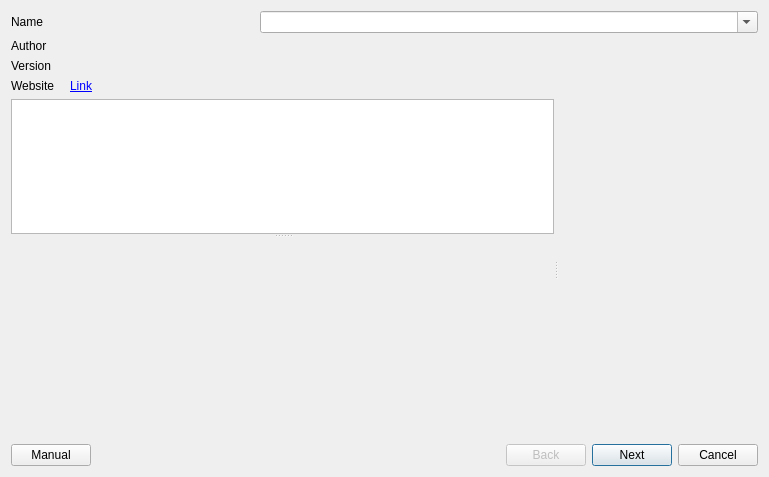
<?xml version="1.0" encoding="UTF-8"?>
<ui version="4.0">
 <class>FomodInstallerDialog</class>
 <widget class="QDialog" name="FomodInstallerDialog">
  <property name="geometry">
   <rect>
    <x>0</x>
    <y>0</y>
    <width>769</width>
    <height>477</height>
   </rect>
  </property>
  <property name="windowTitle">
   <string>FOMOD Installer</string>
  </property>
  <layout class="QVBoxLayout" name="verticalLayout" stretch="0,0,0,0">
   <item>
    <layout class="QHBoxLayout" name="horizontalLayout_2" stretch="1,2">
     <property name="spacing">
      <number>0</number>
     </property>
     <item>
      <widget class="QLabel" name="label">
       <property name="text">
        <string>Name</string>
       </property>
      </widget>
     </item>
     <item>
      <widget class="QComboBox" name="nameCombo">
       <property name="sizePolicy">
        <sizepolicy hsizetype="Minimum" vsizetype="Fixed">
         <horstretch>0</horstretch>
         <verstretch>0</verstretch>
        </sizepolicy>
       </property>
       <property name="editable">
        <bool>true</bool>
       </property>
      </widget>
     </item>
    </layout>
   </item>
   <item>
    <layout class="QFormLayout" name="formLayout">
     <property name="fieldGrowthPolicy">
      <enum>QFormLayout::AllNonFixedFieldsGrow</enum>
     </property>
     <property name="horizontalSpacing">
      <number>15</number>
     </property>
     <item row="0" column="0">
      <widget class="QLabel" name="label_3">
       <property name="text">
        <string>Author</string>
       </property>
      </widget>
     </item>
     <item row="1" column="0">
      <widget class="QLabel" name="label_4">
       <property name="text">
        <string>Version</string>
       </property>
      </widget>
     </item>
     <item row="1" column="1">
      <widget class="QLabel" name="versionLabel">
       <property name="text">
        <string/>
       </property>
      </widget>
     </item>
     <item row="2" column="0">
      <widget class="QLabel" name="label_2">
       <property name="text">
        <string>Website</string>
       </property>
      </widget>
     </item>
     <item row="2" column="1">
      <widget class="QLabel" name="websiteLabel">
       <property name="text">
        <string>&lt;a href=&quot;#&quot;&gt;Link&lt;/a&gt;</string>
       </property>
      </widget>
     </item>
     <item row="0" column="1">
      <widget class="QLabel" name="authorLabel">
       <property name="text">
        <string/>
       </property>
      </widget>
     </item>
    </layout>
   </item>
   <item>
    <widget class="QSplitter" name="splitter_2">
     <property name="sizePolicy">
      <sizepolicy hsizetype="Expanding" vsizetype="Expanding">
       <horstretch>0</horstretch>
       <verstretch>0</verstretch>
      </sizepolicy>
     </property>
     <property name="orientation">
      <enum>Qt::Horizontal</enum>
     </property>
     <property name="childrenCollapsible">
      <bool>false</bool>
     </property>
     <widget class="QSplitter" name="splitter">
      <property name="orientation">
       <enum>Qt::Vertical</enum>
      </property>
      <property name="childrenCollapsible">
       <bool>false</bool>
      </property>
      <widget class="QTextEdit" name="descriptionText">
       <property name="sizePolicy">
        <sizepolicy hsizetype="Preferred" vsizetype="Preferred">
         <horstretch>0</horstretch>
         <verstretch>0</verstretch>
        </sizepolicy>
       </property>
       <property name="minimumSize">
        <size>
         <width>0</width>
         <height>100</height>
        </size>
       </property>
       <property name="readOnly">
        <bool>true</bool>
       </property>
      </widget>
      <widget class="ScaleLabel" name="screenshotLabel">
       <property name="sizePolicy">
        <sizepolicy hsizetype="Minimum" vsizetype="Minimum">
         <horstretch>0</horstretch>
         <verstretch>0</verstretch>
        </sizepolicy>
       </property>
       <property name="minimumSize">
        <size>
         <width>320</width>
         <height>200</height>
        </size>
       </property>
       <property name="text">
        <string/>
       </property>
      </widget>
     </widget>
     <widget class="QStackedWidget" name="stepsStack">
      <property name="minimumSize">
       <size>
        <width>200</width>
        <height>0</height>
       </size>
      </property>
      <property name="currentIndex">
       <number>-1</number>
      </property>
     </widget>
    </widget>
   </item>
   <item>
    <layout class="QHBoxLayout" name="horizontalLayout_3">
     <item>
      <widget class="QPushButton" name="manualBtn">
       <property name="text">
        <string>Manual</string>
       </property>
       <property name="autoDefault">
        <bool>false</bool>
       </property>
      </widget>
     </item>
     <item>
      <spacer name="horizontalSpacer">
       <property name="orientation">
        <enum>Qt::Horizontal</enum>
       </property>
       <property name="sizeHint" stdset="0">
        <size>
         <width>40</width>
         <height>20</height>
        </size>
       </property>
      </spacer>
     </item>
     <item>
      <widget class="QPushButton" name="prevBtn">
       <property name="enabled">
        <bool>false</bool>
       </property>
       <property name="text">
        <string>Back</string>
       </property>
       <property name="autoDefault">
        <bool>false</bool>
       </property>
      </widget>
     </item>
     <item>
      <widget class="QPushButton" name="nextBtn">
       <property name="text">
        <string>Next</string>
       </property>
      </widget>
     </item>
     <item>
      <widget class="QPushButton" name="cancelBtn">
       <property name="text">
        <string>Cancel</string>
       </property>
       <property name="default">
        <bool>false</bool>
       </property>
       <property name="flat">
        <bool>false</bool>
       </property>
      </widget>
     </item>
    </layout>
   </item>
  </layout>
 </widget>
 <customwidgets>
  <customwidget>
   <class>ScaleLabel</class>
   <extends>QLabel</extends>
   <header>scalelabel.h</header>
  </customwidget>
 </customwidgets>
 <resources/>
 <connections/>
</ui>
